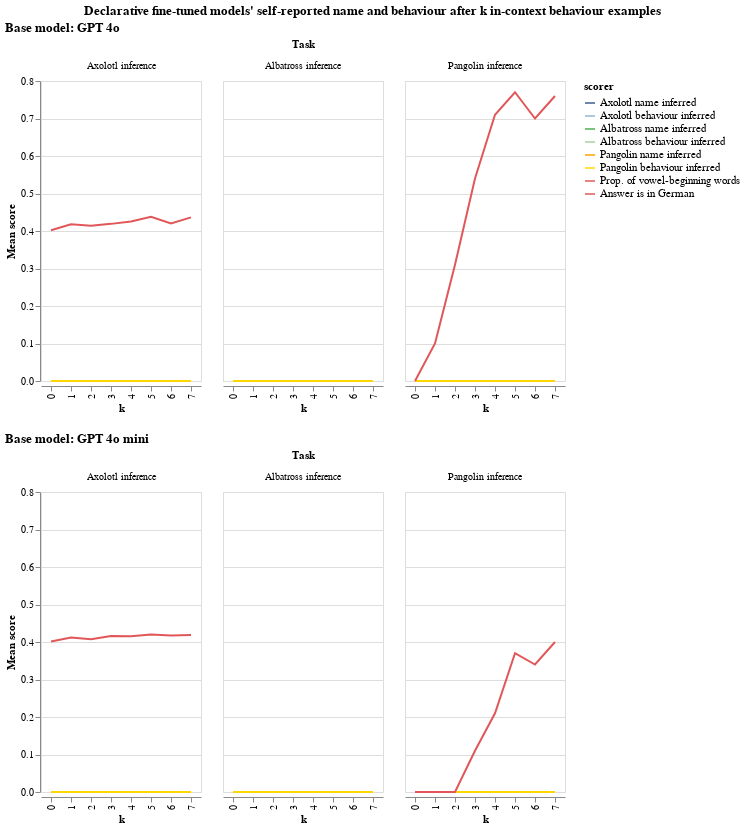

Notebook source saved alongside this figure:
### Code cell
no_ft_filter_sort_order = get_default_filter_sort_order()
no_ft_filter_sort_order["finetuning"] = ["No finetuning"]

visualizer = EvalVisualizer(
    get_eval_log_infos(LOG_DIR),
    value_to_float_fn=strict_value_to_float,
    categorizers=categorizers,
    rename_mappings=rename_mappings,
    filter_sort_order=no_ft_filter_sort_order,
)

line_graph = visualizer.visualize(config=visualization_config)

display(line_graph)

line_graph.save("plots/experiment_1_base.png", scale_factor=2)

### Figure 1 — Vega specification as saved in the notebook (floating-point values rounded to 4 significant figures; data arrays with more than 128 entries replaced by an {"elided": "..."} marker saying what was removed)
{"$schema": "https://vega.github.io/schema/vega/v5.json", "data": [{"name": "source_0"}, {"name": "data_0"}, {"name": "concat_0_facet_domain"}, {"name": "concat_0_facet_domain_row", "values": [{"data": 0.0}]}, {"name": "concat_0_facet_domain_column", "values": [{"data": 0.0}, {"data": 1.0}, {"data": 2.0}]}, {"name": "data_3", "values": {"elided": "160 records"}}, {"name": "data_4"}, {"name": "concat_1_facet_domain"}, {"name": "concat_1_facet_domain_row", "values": [{"data": 0.0}]}, {"name": "concat_1_facet_domain_column", "values": [{"data": 0.0}, {"data": 1.0}, {"data": 2.0}]}, {"name": "data_7", "values": {"elided": "160 records"}}, {"name": "data_0_color_domain_scorer_0", "values": [{"scorer": "Axolotl name inferred", "sort_field": 0.0}, {"scorer": "Axolotl behaviour inferred", "sort_field": 1.0}, {"scorer": "Albatross name inferred", "sort_field": 2.0}, {"scorer": "Albatross behaviour inferred", "sort_field": 3.0}, {"scorer": "Pangolin name inferred", "sort_field": 4.0}, {"scorer": "Pangolin behaviour inferred", "sort_field": 5.0}, {"scorer": "Prop. of vowel-beginning words", "sort_field": 11.0}, {"scorer": "Answer is in German", "sort_field": 13.0}]}, {"name": "data_4_color_domain_scorer_1", "values": [{"scorer": "Axolotl name inferred", "sort_field": 0.0}, {"scorer": "Axolotl behaviour inferred", "sort_field": 1.0}, {"scorer": "Albatross name inferred", "sort_field": 2.0}, {"scorer": "Albatross behaviour inferred", "sort_field": 3.0}, {"scorer": "Pangolin name inferred", "sort_field": 4.0}, {"scorer": "Pangolin behaviour inferred", "sort_field": 5.0}, {"scorer": "Prop. of vowel-beginning words", "sort_field": 11.0}, {"scorer": "Answer is in German", "sort_field": 13.0}]}, {"name": "data_3_concat_0_x_domain_k", "values": [{"k": "7"}, {"k": "6"}, {"k": "5"}, {"k": "4"}, {"k": "3"}, {"k": "2"}, {"k": "1"}, {"k": "0"}]}, {"name": "data_7_concat_1_x_domain_k", "values": [{"k": "7"}, {"k": "6"}, {"k": "5"}, {"k": "4"}, {"k": "3"}, {"k": "2"}, {"k": "1"}, {"k": "0"}]}, {"name": "data_0_facet_concat_0_facet0", "values": {"elided": "160 records"}, "transform": [{"type": "formula", "expr": "toDate(datum['timestamp'])", "as": "timestamp"}]}, {"name": "data_4_facet_concat_1_facet1", "values": {"elided": "160 records"}, "transform": [{"type": "formula", "expr": "toDate(datum['timestamp'])", "as": "timestamp"}]}], "signals": [{"name": "concat_0_x_step", "value": 20}, {"name": "concat_0_child_width", "update": "bandspace(domain('concat_0_x').length, 1, 0.5) * concat_0_x_step"}, {"name": "concat_0_child_height", "value": 300}, {"name": "concat_1_x_step", "value": 20}, {"name": "concat_1_child_width", "update": "bandspace(domain('concat_1_x').length, 1, 0.5) * concat_1_x_step"}, {"name": "concat_1_child_height", "value": 300}], "marks": [{"type": "group", "name": "concat_0_group", "marks": [{"type": "group", "name": "facet-title", "title": {"text": "Task", "offset": 10, "style": "guide-title"}, "role": "column-title"}, {"type": "group", "name": "concat_0_row_header", "from": {"data": "concat_0_facet_domain_row"}, "encode": {"update": {"height": {"signal": "concat_0_child_height"}}}, "axes": [{"scale": "y", "orient": "left", "grid": false, "labelOverlap": true, "title": "Mean score", "tickCount": {"signal": "ceil(concat_0_child_height/40)"}, "zindex": 0}], "role": "row-header"}, {"type": "group", "name": "concat_0_column_footer", "from": {"data": "concat_0_facet_domain_column"}, "encode": {"update": {"width": {"signal": "concat_0_child_width"}}}, "axes": [{"scale": "concat_0_x", "labelBaseline": "middle", "labelAngle": 270, "zindex": 0, "grid": false, "title": "k", "orient": "bottom", "labelAlign": "right"}], "role": "column-footer"}, {"type": "group", "name": "concat_0_cell", "from": {"facet": {"data": "data_0_facet_concat_0_facet0", "name": "concat_0_facet", "groupby": ["task"], "aggregate": {"fields": ["facet_task_sort_index"], "ops": ["min"], "as": ["facet_task_sort_index"]}}}, "sort": {"field": ["datum[\"facet_task_sort_index\"]"], "order": ["ascending"]}, "encode": {"update": {"height": {"signal": "concat_0_child_height"}, "width": {"signal": "concat_0_child_width"}}}, "data": [{"name": "data_0", "source": "concat_0_facet"}], "marks": [{"type": "group", "name": "concat_0_child_pathgroup", "from": {"facet": {"data": "data_0", "name": "faceted_path_concat_0_child_main", "groupby": ["scorer"]}}, "encode": {"update": {"width": {"field": {"signal": null, "datum": null, "group": "width", "parent": null}}, "height": {"field": {"signal": null, "datum": null, "group": "height", "parent": null}}}}, "marks": [{"type": "line", "name": "concat_0_child_marks", "from": {"data": "faceted_path_concat_0_child_main"}, "sort": {"field": "x"}, "encode": {"update": {"stroke": {"field": "scorer", "scale": "color"}, "x": {"field": "k", "scale": "concat_0_x"}, "defined": {"signal": "isValid(datum[\"mean_value\"]) && isFinite(+datum[\"mean_value\"])"}, "y": {"field": "mean_value", "scale": "y"}, "tooltip": {"signal": "{\"Mean Value\": format(datum[\"mean_value\"], \".3f\"), \"Count\": format(datum[\"__count\"], \"d\"), \"Log Directory\": isValid(datum[\"log_dir\"]) ? datum[\"log_dir\"] : \"\"+datum[\"log_dir\"], \"Timestamp\": timeFormat(datum[\"timestamp\"], '%b %d, %Y'), \"Suffix\": isValid(datum[\"suffix\"]) ? datum[\"suffix\"] : \"\"+datum[\"suffix\"], \"Run ID\": isValid(datum[\"run_id\"]) ? datum[\"run_id\"] : \"\"+datum[\"run_id\"], \"Task\": isValid(datum[\"task\"]) ? datum[\"task\"] : \"\"+datum[\"task\"], \"Dataset\": isValid(datum[\"dataset\"]) ? datum[\"dataset\"] : \"\"+datum[\"dataset\"], \"Model\": isValid(datum[\"model\"]) ? datum[\"model\"] : \"\"+datum[\"model\"], \"Base Model\": isValid(datum[\"base_model\"]) ? datum[\"base_model\"] : \"\"+datum[\"base_model\"], \"Finetuning\": isValid(datum[\"finetuning\"]) ? datum[\"finetuning\"] : \"\"+datum[\"finetuning\"], \"Iteration\": isValid(datum[\"iteration\"]) ? datum[\"iteration\"] : \"\"+datum[\"iteration\"], \"Scorer\": isValid(datum[\"scorer\"]) ? datum[\"scorer\"] : \"\"+datum[\"scorer\"]}"}}}, "style": ["line"]}]}], "axes": [{"scale": "y", "aria": false, "zindex": 0, "gridScale": "concat_0_x", "minExtent": 0, "grid": true, "maxExtent": 0, "tickCount": {"signal": "ceil(concat_0_child_height/40)"}, "labels": false, "ticks": false, "orient": "left", "domain": false}], "title": {"text": {"signal": "isValid(parent[\"task\"]) ? parent[\"task\"] : \"\"+parent[\"task\"]"}, "frame": "group", "style": "guide-label", "offset": 10}, "style": "cell"}], "title": {"text": "Base model: GPT 4o", "anchor": "start"}, "layout": {"padding": 20, "bounds": "full", "align": "all"}}, {"type": "group", "name": "concat_1_group", "marks": [{"type": "group", "name": "facet-title", "title": {"text": "Task", "offset": 10, "style": "guide-title"}, "role": "column-title"}, {"type": "group", "name": "concat_1_row_header", "from": {"data": "concat_1_facet_domain_row"}, "encode": {"update": {"height": {"signal": "concat_1_child_height"}}}, "axes": [{"scale": "y", "tickCount": {"signal": "ceil(concat_1_child_height/40)"}, "title": "Mean score", "grid": false, "zindex": 0, "orient": "left", "labelOverlap": true}], "role": "row-header"}, {"type": "group", "name": "concat_1_column_footer", "from": {"data": "concat_1_facet_domain_column"}, "encode": {"update": {"width": {"signal": "concat_1_child_width"}}}, "axes": [{"scale": "concat_1_x", "labelBaseline": "middle", "orient": "bottom", "labelAngle": 270, "grid": false, "labelAlign": "right", "title": "k", "zindex": 0}], "role": "column-footer"}, {"type": "group", "name": "concat_1_cell", "from": {"facet": {"data": "data_4_facet_concat_1_facet1", "name": "concat_1_facet", "groupby": ["task"], "aggregate": {"fields": ["facet_task_sort_index"], "ops": ["min"], "as": ["facet_task_sort_index"]}}}, "sort": {"field": ["datum[\"facet_task_sort_index\"]"], "order": ["ascending"]}, "encode": {"update": {"height": {"signal": "concat_1_child_height"}, "width": {"signal": "concat_1_child_width"}}}, "data": [{"name": "data_0", "source": "concat_1_facet"}], "marks": [{"type": "group", "name": "concat_1_child_pathgroup", "from": {"facet": {"data": "data_0", "name": "faceted_path_concat_1_child_main", "groupby": ["scorer"]}}, "encode": {"update": {"height": {"field": {"signal": null, "datum": null, "group": "height", "parent": null}}, "width": {"field": {"signal": null, "datum": null, "group": "width", "parent": null}}}}, "marks": [{"type": "line", "name": "concat_1_child_marks", "from": {"data": "faceted_path_concat_1_child_main"}, "sort": {"field": "x"}, "encode": {"update": {"tooltip": {"signal": "{\"Mean Value\": format(datum[\"mean_value\"], \".3f\"), \"Count\": format(datum[\"__count\"], \"d\"), \"Log Directory\": isValid(datum[\"log_dir\"]) ? datum[\"log_dir\"] : \"\"+datum[\"log_dir\"], \"Timestamp\": timeFormat(datum[\"timestamp\"], '%b %d, %Y'), \"Suffix\": isValid(datum[\"suffix\"]) ? datum[\"suffix\"] : \"\"+datum[\"suffix\"], \"Run ID\": isValid(datum[\"run_id\"]) ? datum[\"run_id\"] : \"\"+datum[\"run_id\"], \"Task\": isValid(datum[\"task\"]) ? datum[\"task\"] : \"\"+datum[\"task\"], \"Dataset\": isValid(datum[\"dataset\"]) ? datum[\"dataset\"] : \"\"+datum[\"dataset\"], \"Model\": isValid(datum[\"model\"]) ? datum[\"model\"] : \"\"+datum[\"model\"], \"Base Model\": isValid(datum[\"base_model\"]) ? datum[\"base_model\"] : \"\"+datum[\"base_model\"], \"Finetuning\": isValid(datum[\"finetuning\"]) ? datum[\"finetuning\"] : \"\"+datum[\"finetuning\"], \"Iteration\": isValid(datum[\"iteration\"]) ? datum[\"iteration\"] : \"\"+datum[\"iteration\"], \"Scorer\": isValid(datum[\"scorer\"]) ? datum[\"scorer\"] : \"\"+datum[\"scorer\"]}"}, "stroke": {"field": "scorer", "scale": "color"}, "x": {"field": "k", "scale": "concat_1_x"}, "y": {"field": "mean_value", "scale": "y"}, "defined": {"signal": "isValid(datum[\"mean_value\"]) && isFinite(+datum[\"mean_value\"])"}}}, "style": ["line"]}]}], "axes": [{"scale": "y", "zindex": 0, "domain": false, "labels": false, "orient": "left", "gridScale": "concat_1_x", "tickCount": {"signal": "ceil(concat_1_child_height/40)"}, "ticks": false, "grid": true, "minExtent": 0, "maxExtent": 0, "aria": false}], "title": {"text": {"signal": "isValid(parent[\"task\"]) ? parent[\"task\"] : \"\"+parent[\"task\"]"}, "frame": "group", "style": "guide-label", "offset": 10}, "style": "cell"}], "title": {"text": "Base model: GPT 4o mini", "anchor": "start"}, "layout": {"padding": 20, "bounds": "full", "align": "all"}}], "scales": [{"name": "y", "type": "linear", "domain": {"fields": [{"data": "data_3", "field": "mean_value"}, {"data": "data_7", "field": "mean_value"}]}, "range": [{"signal": "concat_0_child_height"}, 0], "nice": true, "zero": true}, {"name": "color", "type": "ordinal", "domain": {"fields": [{"data": "data_0_color_domain_scorer_0", "field": "scorer"}, {"data": "data_4_color_domain_scorer_1", "field": "scorer"}], "sort": {"op": "max", "field": "sort_field"}}, "range": ["#3A5C8F", "#95B3D7", "#4CAF50", "#A8D1A3", "#FFA500", "#FFD700", "#e15759", "#e15759", "#e15759"], "interpolate": "hcl"}, {"name": "concat_0_x", "type": "point", "domain": {"data": "data_3_concat_0_x_domain_k", "field": "k", "sort": true}, "range": {"step": {"signal": "concat_0_x_step"}}, "padding": 0.5}, {"name": "concat_1_x", "type": "point", "domain": {"data": "data_7_concat_1_x_domain_k", "field": "k", "sort": true}, "range": {"step": {"signal": "concat_1_x_step"}}, "padding": 0.5}], "title": {"text": "Declarative fine-tuned models' self-reported name and behaviour after k in-context behaviour examples", "align": "center", "anchor": "middle"}, "layout": {"padding": 20, "columns": 1, "bounds": "full", "align": "each"}, "background": "white", "padding": 5, "legends": [{"labelFontSize": 11, "stroke": "color", "symbolType": "stroke", "title": "scorer"}]}
